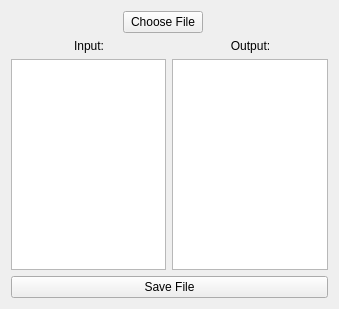
<?xml version="1.0" encoding="UTF-8"?>
<ui version="4.0">
 <class>Widget</class>
 <widget class="QWidget" name="Widget">
  <property name="geometry">
   <rect>
    <x>0</x>
    <y>0</y>
    <width>339</width>
    <height>309</height>
   </rect>
  </property>
  <property name="windowTitle">
   <string>Username Creator</string>
  </property>
  <property name="windowIcon">
   <iconset>
    <normaloff>app.ico</normaloff>app.ico</iconset>
  </property>
  <property name="accessibleName">
   <string>Username Creator</string>
  </property>
  <layout class="QGridLayout" name="gridLayout">
   <item row="0" column="0">
    <layout class="QVBoxLayout" name="verticalLayout_2">
     <item>
      <layout class="QVBoxLayout" name="verticalLayout"/>
     </item>
     <item>
      <layout class="QHBoxLayout" name="horizontalLayout">
       <item>
        <spacer name="horizontalSpacer">
         <property name="orientation">
          <enum>Qt::Horizontal</enum>
         </property>
         <property name="sizeHint" stdset="0">
          <size>
           <width>40</width>
           <height>20</height>
          </size>
         </property>
        </spacer>
       </item>
       <item>
        <widget class="QPushButton" name="btnChoose">
         <property name="text">
          <string>Choose File</string>
         </property>
        </widget>
       </item>
       <item>
        <widget class="QLabel" name="lblFileName">
         <property name="font">
          <font>
           <family>Arial</family>
           <bold>false</bold>
          </font>
         </property>
         <property name="text">
          <string/>
         </property>
        </widget>
       </item>
       <item>
        <spacer name="horizontalSpacer_2">
         <property name="orientation">
          <enum>Qt::Horizontal</enum>
         </property>
         <property name="sizeHint" stdset="0">
          <size>
           <width>40</width>
           <height>20</height>
          </size>
         </property>
        </spacer>
       </item>
      </layout>
     </item>
     <item>
      <layout class="QHBoxLayout" name="horizontalLayout_3">
       <item>
        <widget class="QLabel" name="label">
         <property name="text">
          <string>Input:</string>
         </property>
         <property name="alignment">
          <set>Qt::AlignCenter</set>
         </property>
        </widget>
       </item>
       <item>
        <widget class="QLabel" name="label_2">
         <property name="text">
          <string>Output:</string>
         </property>
         <property name="alignment">
          <set>Qt::AlignCenter</set>
         </property>
        </widget>
       </item>
      </layout>
     </item>
     <item>
      <layout class="QHBoxLayout" name="horizontalLayout_2">
       <item>
        <widget class="QTextEdit" name="listUnparsed">
         <property name="readOnly">
          <bool>true</bool>
         </property>
        </widget>
       </item>
       <item>
        <widget class="QTextEdit" name="listParsed">
         <property name="readOnly">
          <bool>true</bool>
         </property>
        </widget>
       </item>
      </layout>
     </item>
     <item>
      <widget class="QPushButton" name="btnSave">
       <property name="text">
        <string>Save File</string>
       </property>
      </widget>
     </item>
    </layout>
   </item>
  </layout>
 </widget>
 <resources/>
 <connections/>
</ui>
